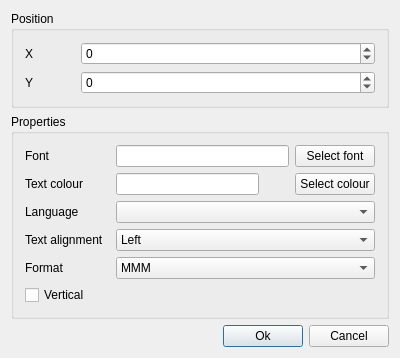
<?xml version="1.0" encoding="UTF-8"?>
<ui version="4.0">
 <class>EditMonthTitle</class>
 <widget class="QDialog" name="EditMonthTitle">
  <property name="geometry">
   <rect>
    <x>0</x>
    <y>0</y>
    <width>400</width>
    <height>349</height>
   </rect>
  </property>
  <property name="windowTitle">
   <string>Edit Month Title - %1</string>
  </property>
  <layout class="QVBoxLayout" name="verticalLayout_3">
   <item>
    <widget class="QGroupBox" name="groupBox">
     <property name="title">
      <string>Position</string>
     </property>
     <layout class="QVBoxLayout" name="verticalLayout">
      <item>
       <layout class="QHBoxLayout" name="horizontalLayout_3">
        <item>
         <widget class="QLabel" name="label">
          <property name="minimumSize">
           <size>
            <width>50</width>
            <height>0</height>
           </size>
          </property>
          <property name="maximumSize">
           <size>
            <width>50</width>
            <height>16777215</height>
           </size>
          </property>
          <property name="text">
           <string>X</string>
          </property>
         </widget>
        </item>
        <item>
         <widget class="QSpinBox" name="posX">
          <property name="minimum">
           <number>-2147483647</number>
          </property>
          <property name="maximum">
           <number>2147483647</number>
          </property>
         </widget>
        </item>
       </layout>
      </item>
      <item>
       <layout class="QHBoxLayout" name="horizontalLayout_2">
        <item>
         <widget class="QLabel" name="label_2">
          <property name="minimumSize">
           <size>
            <width>50</width>
            <height>0</height>
           </size>
          </property>
          <property name="maximumSize">
           <size>
            <width>50</width>
            <height>16777215</height>
           </size>
          </property>
          <property name="text">
           <string>Y</string>
          </property>
         </widget>
        </item>
        <item>
         <widget class="QSpinBox" name="posY">
          <property name="minimum">
           <number>-2147483647</number>
          </property>
          <property name="maximum">
           <number>2147483647</number>
          </property>
         </widget>
        </item>
       </layout>
      </item>
     </layout>
    </widget>
   </item>
   <item>
    <widget class="QGroupBox" name="groupBox_2">
     <property name="title">
      <string>Properties</string>
     </property>
     <layout class="QVBoxLayout" name="verticalLayout_2">
      <item>
       <layout class="QHBoxLayout" name="horizontalLayout_5">
        <item>
         <widget class="QLabel" name="label_3">
          <property name="minimumSize">
           <size>
            <width>85</width>
            <height>0</height>
           </size>
          </property>
          <property name="maximumSize">
           <size>
            <width>85</width>
            <height>16777215</height>
           </size>
          </property>
          <property name="text">
           <string>Font</string>
          </property>
         </widget>
        </item>
        <item>
         <widget class="QLineEdit" name="fontPreview"/>
        </item>
        <item>
         <widget class="QPushButton" name="selectFont">
          <property name="text">
           <string>Select font</string>
          </property>
         </widget>
        </item>
       </layout>
      </item>
      <item>
       <layout class="QHBoxLayout" name="horizontalLayout_6">
        <item>
         <widget class="QLabel" name="label_4">
          <property name="minimumSize">
           <size>
            <width>85</width>
            <height>0</height>
           </size>
          </property>
          <property name="maximumSize">
           <size>
            <width>85</width>
            <height>16777215</height>
           </size>
          </property>
          <property name="text">
           <string>Text colour</string>
          </property>
         </widget>
        </item>
        <item>
         <widget class="QLineEdit" name="colHex"/>
        </item>
        <item>
         <widget class="QLabel" name="colPreview">
          <property name="minimumSize">
           <size>
            <width>24</width>
            <height>0</height>
           </size>
          </property>
          <property name="maximumSize">
           <size>
            <width>24</width>
            <height>16777215</height>
           </size>
          </property>
          <property name="text">
           <string/>
          </property>
         </widget>
        </item>
        <item>
         <widget class="QPushButton" name="selectColour">
          <property name="text">
           <string>Select colour</string>
          </property>
         </widget>
        </item>
       </layout>
      </item>
      <item>
       <layout class="QHBoxLayout" name="horizontalLayout_4">
        <item>
         <widget class="QLabel" name="label_5">
          <property name="minimumSize">
           <size>
            <width>85</width>
            <height>0</height>
           </size>
          </property>
          <property name="maximumSize">
           <size>
            <width>85</width>
            <height>16777215</height>
           </size>
          </property>
          <property name="text">
           <string>Language</string>
          </property>
         </widget>
        </item>
        <item>
         <widget class="QComboBox" name="selectLocale"/>
        </item>
       </layout>
      </item>
      <item>
       <layout class="QHBoxLayout" name="horizontalLayout_7">
        <item>
         <widget class="QLabel" name="label_6">
          <property name="minimumSize">
           <size>
            <width>85</width>
            <height>0</height>
           </size>
          </property>
          <property name="maximumSize">
           <size>
            <width>85</width>
            <height>16777215</height>
           </size>
          </property>
          <property name="text">
           <string>Text alignment</string>
          </property>
         </widget>
        </item>
        <item>
         <widget class="QComboBox" name="textAlign">
          <item>
           <property name="text">
            <string>Left</string>
           </property>
          </item>
          <item>
           <property name="text">
            <string>Center</string>
           </property>
          </item>
          <item>
           <property name="text">
            <string>Right</string>
           </property>
          </item>
         </widget>
        </item>
       </layout>
      </item>
      <item>
       <layout class="QHBoxLayout" name="horizontalLayout_8">
        <item>
         <widget class="QLabel" name="label_7">
          <property name="minimumSize">
           <size>
            <width>85</width>
            <height>0</height>
           </size>
          </property>
          <property name="maximumSize">
           <size>
            <width>85</width>
            <height>16777215</height>
           </size>
          </property>
          <property name="text">
           <string>Format</string>
          </property>
         </widget>
        </item>
        <item>
         <widget class="QComboBox" name="nameFormat">
          <property name="currentText">
           <string>MMM</string>
          </property>
          <item>
           <property name="text">
            <string>MMM</string>
           </property>
          </item>
          <item>
           <property name="text">
            <string>MMMM</string>
           </property>
          </item>
         </widget>
        </item>
       </layout>
      </item>
      <item>
       <widget class="QCheckBox" name="isVertical">
        <property name="text">
         <string>Vertical</string>
        </property>
       </widget>
      </item>
     </layout>
    </widget>
   </item>
   <item>
    <spacer name="verticalSpacer">
     <property name="orientation">
      <enum>Qt::Vertical</enum>
     </property>
     <property name="sizeHint" stdset="0">
      <size>
       <width>20</width>
       <height>40</height>
      </size>
     </property>
    </spacer>
   </item>
   <item>
    <layout class="QHBoxLayout" name="horizontalLayout">
     <item>
      <spacer name="horizontalSpacer">
       <property name="orientation">
        <enum>Qt::Horizontal</enum>
       </property>
       <property name="sizeHint" stdset="0">
        <size>
         <width>40</width>
         <height>20</height>
        </size>
       </property>
      </spacer>
     </item>
     <item>
      <widget class="QPushButton" name="ok">
       <property name="text">
        <string>Ok</string>
       </property>
       <property name="default">
        <bool>true</bool>
       </property>
      </widget>
     </item>
     <item>
      <widget class="QPushButton" name="cancel">
       <property name="text">
        <string>Cancel</string>
       </property>
      </widget>
     </item>
    </layout>
   </item>
  </layout>
 </widget>
 <layoutdefault spacing="6" margin="11"/>
 <resources/>
 <connections/>
</ui>
